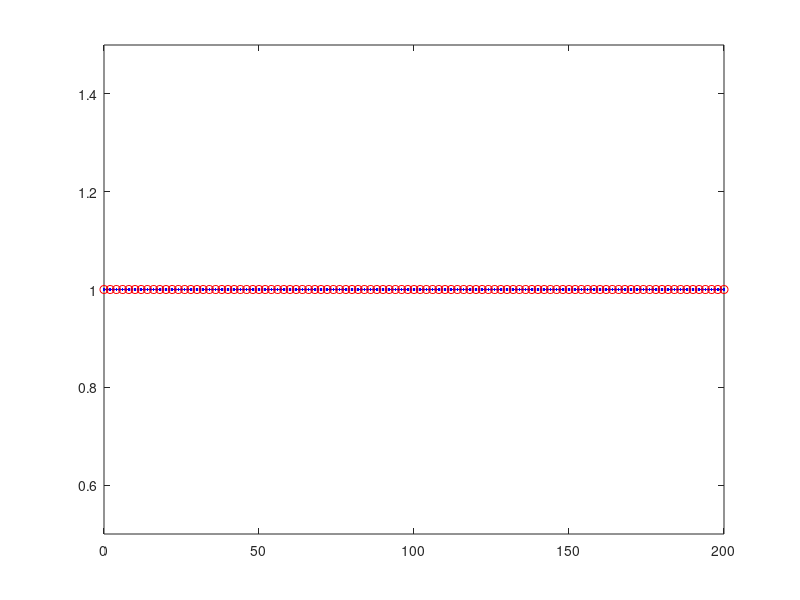

Recreate this plot in MATLAB. (Note: this script raises an error after producing the figure.)
close all
clear
clc


%% ---------------------------------------------------------------
% IVP: u_t = a*u_xx - b*u_x + c*u + f               in (0,L) x (0,T),
%      u(x,0) = u0(x)                    in (0,L),
%      u(0,t) = u(L,t) = 0                 t in (0,T)


%% -----------------------------------------------------------------
% INPUT PARAMETERS:
%   * nt_coarse: number of coarse intervals in time
%   * nx_coarse: number of coarse intervals in space
%   * nt_fine: number of fine intervals in time
%   * nx_fine: number of fine intervals  in space
%   * m: number of fine time steps on each coarse time step
%   * K: number of Parareal iterations (2 <= K <= n_coarse+1)
%        (--> K sequential coarse sweeps and K-1 parallel fine sweeps)
% OUTPUT:
%   * LInfinityErrorNorm



%% -----------------------------------------------------------------


global xC xF a b c

T = 100; %  Intervall (0,T)
L = 1; % omega=(0,L)

type = 'CD'; % Heat 'H',  Convection-diffusion 'CD'


nt_interval = 100; % number of time intervals

nx_coarse = 10; % number of coarse spamtial intervals
nt_coarse = 100;% 300 %20    % number of coarse time intervals


nx_fine = 	10; % number of fine spatial intervals
nt_fine = 200;% 3000 %200 . % number of fine time intervals (nt_coarsex2 )


if strcmp(type,'H') == 1
%--------------------------------------
% % % solution x(L-x)^2*exp(-2*t);

% % %Heat
a = 3;%3
b = 0;%0.005
c = 0;%1
% 
% % %Convection-Diffusion
% % a = 3;%3
% % b = 0.005;%0.005
% % c = 1;%1
% 

%%%%--------------------------------------
% figure
% spy(P)
% figure
% spy(R'*M_tilde*R + Id - R'*R)
% figure
% spy(M_mul)

else
%--------------------------------------
% solution sin(2*pi*x)*exp(-2*t);

% % %Heat
% a = 1;      %0.5;
% b = 0;      %0.0025;
% c = 0;      %0;

% % %Convection-Diffusion
a = 0.5;
b = 0.0025;
c = 1;
% 
% nt_interval = 20; % number of time intervals
% 
% nx_coarse = 10;
% nt_coarse = 20;% 300 %20    % number of coarse time intervals
% 
% 
% nx_fine = 	10;
% nt_fine = 400;% 3000 %200 . % number of fine time intervals

end

%--------------------------------------
% % % % solution x*(L-x)*exp(-2*t);
%
% a = 3;
% b = 0.005;
% c = 1;
%
% nt_interval = 10; % number of time intervals
%
% nx_coarse = 10; % number of coarse spatial intervals
% nt_coarse = 10;% 300 %20    % number of coarse time intervals
%
%
% nx_fine = 	10; % number of fine spatial intervals
% nt_fine = 160;% 3000 %200 . % number of fine time intervals (nt_coarsex2 )


% solver ='BackwardEuler';
solver ='BackwardEuler';

dx = L/nx_fine;   % fine spatial discretization steps
if strcmp(solver,'BackwardEuler')==1
    dt = T/nt_fine;   % fine temporal discretization steps . % dx^2/2 for Runge-Kutta
elseif strcmp(solver,'Runge-Kutta4')==1
    dt = dx^2/6;
end

DT = T/nt_interval;  % reference temporal discretization steps

dX = L/nx_coarse; % coarse spatial discretization steps
dT = T/nt_coarse; % coarse temporal discretization steps

M = DT/dT  % number of coarse time steps on each time interval
m = DT/dt  % number of fine time steps on each time interval

r = dT/dX^2;
r1 = dt/dx^2;

K = 20 % number of Parareal iterations

% 2-level domain decomposition initial
N_fine_nodes = m*nt_interval+1 % 11
% N_subdomains = m + 1% nt_interval + 1 % 6
% Id = eye(N_fine_nodes);


% plot the time domain
figure
plot(0:N_fine_nodes-1,1,'.b',0:m:N_fine_nodes-1,1,'ro')
xlim([0 N_fine_nodes-1])
ylim([0.5 1.5])

%% -----------------------------------------------------------------


xt = linspace(0,T,nt_interval+1);

cmap = hsv(K); % color map

% For the plots

% coarse points
xC = linspace(0,L,nx_coarse+1);
tC = linspace(0,T,nt_interval+1);

% fine points
xF = linspace(0,L,nx_fine+1);
tF = linspace(0,T,nt_fine+1);

cmap = hsv(K);


if strcmp(type,'H') == 1
%-------------------------------------------------------
% % exact solution 1
u_ex=@(x,t) x*(L-x)^2*exp(-2*t);%sin(2*pi*x)*exp(-2*t);%

ux0_function = @(x) (x.*(L-x).^2);%sin(2*pi*x);%

f = @(x,t) b.*(exp(-2.*t).*(L - x).^2 - x.*exp(-2.*t).*(2.*L - 2.*x)) - a.*(2.*x.*exp(-2.*t) - 2.*exp(-2.*t).*(2.*L - 2.*x)) - 2.*x.*exp(-2.*t).*(L - x).^2 - c.*x.*exp(-2.*t).*(L - x).^2;
% f = @(x,t) x.^4.*(1-x)+t.^2;

else
%-------------------------------------------------------
% % exact solution 2
u_ex=@(x,t) sin(2*pi*x)*exp(-2*t);%x*(L-x)^2*exp(-2*t);

%syms a b c x t L
% u = sin(2*pi*x)*exp(-2*t);%x*(L-x)^2*exp(-2*t)
% f = diff(u,t) - a*diff(diff(u,x),x) + b*diff(u,x) - c*u

ux0_function = @(x) sin(2*pi*x);%(x.*(L-x).^2);

f = @(x,t) 4*a*pi^2*exp(-2*t)*sin(2*pi*x) - c*exp(-2*t)*sin(2*pi*x) - 2*exp(-2*t)*sin(2*pi*x) + 2*b*pi*exp(-2*t)*cos(2*pi*x);
end
%-------------------------------------------------------
% % exact solution 3
% % % syms a b c x t L
% % % u = x*(L-x)*exp(-2*t)
% % % f = diff(u,t) - a*diff(diff(u,x),x) + b*diff(u,x) - c*u
% u_ex=@(x,t) x*(L-x)*exp(-2*t);%sin(2*pi*x)*exp(-2*t);%
%
% ux0_function = @(x) (x.*(L-x));%sin(2*pi*x);%
%
% f = @(x,t) 2*a*exp(-2*t) - b*(x.*exp(-2*t) - exp(-2*t).*(L - x)) - 2*x.*exp(-2*t).*(L - x) - c*x.*exp(-2*t).*(L - x);



%% Define fine and coarse propagators
% Backward Euler fine solver
% A_tilde
rF = a*dt/(dx^2);
kF = b*dt/(2*dx);


A_F = (kF-rF)*diag(ones(nx_coarse-2,1),1) + (1+2*rF-c*dt)*eye(nx_coarse-1) - (kF+rF)*diag(ones(nx_coarse-2,1),-1);
Id_F = eye(size(A_F));
A_F_Global =  zeros((nt_interval+1)*(nx_coarse-1));
for i =1:nt_interval+1
    %  i = i + 1
    A_F_Global((i-1)*(nx_coarse-1)+1:i*(nx_coarse-1),(i-1)*(nx_coarse-1)+1:i*(nx_coarse-1)) = Id_F;
    if i>1
        A_F_Global((i-1)*(nx_coarse-1)+1:i*(nx_coarse-1),(i-2)*(nx_coarse-1)+1:(i-1)*(nx_coarse-1)) = -A_F^-(m);
    end
end
A_tilde = A_F_Global;
condNumberA_F = cond(-A_F^-(m))
condNumberA_F_Global=cond(A_F_Global)
% Backward Euler coarse solver
% M_tilde
rC = a*dT/(dX^2);
kC = b*dT/(2*dX);

A_C = (kC-rC)*diag(ones(nx_coarse-2,1),1) + (1+2*rC-c*dT)*eye(nx_coarse-1) - (kC+rC)*diag(ones(nx_coarse-2,1),-1);
Id_C = eye(size(A_C));
A_C_Global =  zeros((nt_interval+1)*(nx_coarse-1));
for i =1:nt_interval+1
    %  i = i + 1
    A_C_Global((i-1)*(nx_coarse-1)+1:i*(nx_coarse-1),(i-1)*(nx_coarse-1)+1:i*(nx_coarse-1)) = Id_C;
    if i>1
        A_C_Global((i-1)*(nx_coarse-1)+1:i*(nx_coarse-1),(i-2)*(nx_coarse-1)+1:(i-1)*(nx_coarse-1)) = -A_C^-1;
    end
end
M_tilde = A_C_Global;
condNumberA_C = cond(-A_C^-(1))
condNumberA_C_Global = cond(A_C_Global)
%%


% Exact solution at time T = 1
U_exact=zeros(1,nx_fine+1);
U_exact_full = zeros((nt_interval+1)*(nx_fine-1),1);
for i=1:nx_fine+1
    U_exact(i)=u_ex(xF(i),T);
end

% initial solution u0
ux0 = ux0_function(xF(2:end-1))';

% % Define original A and I_F
A_Fo = (kF-rF)*diag(ones(nx_fine-2,1),1) + (1+2*rF-c*dt)*eye(nx_fine-1) - (kF+rF)*diag(ones(nx_fine-2,1),-1);
Id_Fo = eye(size(A_Fo));
A_Original =  zeros(m*nt_interval+1);
for i =1:m*nt_interval+1
    %  i = i + 1
    A_Original((i-1)*(nx_coarse-1)+1:i*(nx_coarse-1),(i-1)*(nx_coarse-1)+1:i*(nx_coarse-1)) = Id_Fo;
    if i>1
        A_Original((i-1)*(nx_coarse-1)+1:i*(nx_coarse-1),(i-2)*(nx_coarse-1)+1:(i-1)*(nx_coarse-1)) = -A_Fo^-1;
    end
end
condNumber_A_Original=cond(A_Original)



% Restriction matric for the right hand side
R_rhs =  zeros((nt_interval+1)*(nx_fine-1),(m*nt_interval+1)*(nx_fine-1));
seq_rhs = [zeros(nx_fine-1,(m*nt_interval+1)*(nx_fine-1))];
for i = 1:m
    seq_rhs(:,(i)*(nx_fine-1)+1:(i+1)*(nx_fine-1)) =  A_Fo^-(m-i);
end

for i = 1:nt_interval+1
    %  i = i + 1
    if i == 1
        R_rhs((i-1)*(nx_fine-1)+1:i*(nx_fine-1),(i-1)*(nx_fine-1)+1:i*(nx_fine-1)) = Id_Fo;
        i_temp = 0;
        
    else
        R_rhs((i-1 )*(nx_fine-1)+1:(i )*(nx_fine-1),:) = seq_rhs;
        seq_rhs = [zeros(nx_fine-1,(m)*(nx_fine-1)) seq_rhs];
        seq_rhs(:,end-(m)*(nx_fine-1)+1:end)=[];
        i_temp = i_temp + nx_fine-1;
    end
end


% source force F
F = zeros((m*nt_interval+1)*(nx_fine-1),1);
F(1:nx_fine-1) = ux0;
% i_temp = 1;
% t0 = tF(1); i = i+1
for i = 2:m*nt_interval+1
    F((i-1)*(nx_fine-1) + 1 :i*(nx_fine-1) ,:) = A_Fo^-1*dt*f(xF(2:nx_fine),tF(i))';
end

uF_seq =  FineSolver(A_F,m,nt_interval,nx_fine,F);

uF_seq_mat=[];
for i = 1:length(uF_seq)/(nx_coarse-1)
    uF_seq_mat(:,i) = [uF_seq((i-1)*(nx_coarse-1)+1:(i)*(nx_coarse-1))];
end


%     Uk_0 = uF_true;
% end
figure
hold on
plot(xF,[0;uF_seq(end-nx_fine+2:end);0])

plot(xF,U_exact)
legend('U_{FineSequential}','U_{ex}')
title('Sequentially Fine Solution and the Exact Solution')

% uF_seq = U_exact;
% return
%% ------------------------------------------------------------------
% initial coarse integration

% initial solution u0
ux0C = ux0_function(xC(2:end-1))';

% Coarse sequential propagator

Uk_0C = zeros((nt_interval+1)*(nx_coarse-1),1);
Uk_0C(1:nx_coarse-1) = ux0C;
% rhs0 = [ux0; zeros(((nt_interval+1)*(nx_coarse-1)-nx_coarse+1),1)];
%  rhs = [ux0; (A_tilde-M_tilde)*Uk_0];
% source force F
F_C = zeros((nt_interval+1)*(nx_coarse-1),1);
F_C(1:nx_coarse-1) = ux0C;
% i_temp = 1;
for i = 2:nt_interval+1
    F_C((i-1)*(nx_coarse-1) + 1 :i*(nx_coarse-1) ,:) = A_C^-1*dT*f(xC(2:nx_coarse),tC(i))';
end


% coarse space initial
indice_R_coarse  = 0:m:m*nt_interval;
R = zeros((nx_coarse-1)*length(indice_R_coarse),(m*nt_interval+1)*(nx_coarse-1));
for i = 1:length(indice_R_coarse)
    R((i-1)*(nx_coarse-1)+1:(i)*(nx_coarse-1),indice_R_coarse(i)*(nx_coarse-1)+1:indice_R_coarse(i)*(nx_coarse-1)+(nx_coarse-1)) = Id_C;
end

% coarse correction
R'*M_tilde*R;
% return
% first subdomain  Omega_1 = {0}
R1 = zeros((nx_coarse-1),(m*nt_interval+1)*(nx_coarse-1));
R1(1:nx_coarse-1,1:nx_coarse-1) = Id_C;
A1 = R1*A_Original*R1';



% define nodes in other subdomains
N_nodes_subdomain = m;

% Number of subdomains except the first subdomain
N_subdomain = m/N_nodes_subdomain*nt_interval%nt_fine/N_nodes_subdomain

indice_R_subdomains = zeros(N_subdomain,N_nodes_subdomain);
for i =1:size(indice_R_subdomains,1)
    indice_R_subdomains(i,:) =  (i-1)*N_nodes_subdomain+1:(i-1)*N_nodes_subdomain+N_nodes_subdomain;
end

% Omega_2 = {1,2} Omega_3 = {3,4}
R2_end = zeros(N_subdomain*N_nodes_subdomain*(nx_coarse-1),(N_subdomain*N_nodes_subdomain+1)*(nx_coarse-1)) ;
for i = 1:N_subdomain*N_nodes_subdomain
    R2_end((i-1)*(nx_coarse-1)+1:i*(nx_coarse-1),(i)*(nx_coarse-1)+1:(i+1)*(nx_coarse-1)) = Id_F;
end

R_sub = [];       % restriction matrices
A_sub = [];       % sub-matrices
for i = 2: N_subdomain+1
    R_sub{i} = R2_end(N_nodes_subdomain*(nx_coarse-1)*(i-2)+1:N_nodes_subdomain*(nx_coarse-1)*(i-2)+N_nodes_subdomain*(nx_coarse-1),:);
    A_sub{i} = R_sub{i}*A_Original*R_sub{i}';
end

% % define 2-level domain decomposition multiplicative preconditioner
P = R1'*A1*R1;
P1 = R1'*A1^-1*R1;
for i = 2:N_subdomain+1
    P = P + R_sub{i}'*A_sub{i}*R_sub{i};
    P1 = P1 + R_sub{i}'*A_sub{i}^-1*R_sub{i};
end
DDD = P^-1 - P1;
norm(DDD)
% return

%%Multiplicative
Id = eye(size(A_Original));
M_mul = P*(R'*M_tilde*R +  Id - R'*R);

%%Additive
M_add = P + (R'*M_tilde*R - R'*R);

%%% Coarse space correction
B = R'*M_tilde*R +  Id - R'*R;

% initial coarse solution
uC = M_tilde\( F_C);
uC_mat = [];


for i = 1:length(uC)/(nx_coarse-1)
    uC_mat(:,i) = [uC((i-1)*(nx_coarse-1)+1:(i)*(nx_coarse-1))];
end
% uC_mat=uC_mat';
ttrue = linspace(0,T,nt_interval*m+1);
pick = 1:m:nt_interval*m+1;
U_fine_interpolation = spline(ttrue(pick),uC_mat,ttrue);
% U_fine_interpolation = interp1(ttrue(pick),uC_mat',ttrue,'spline');

% return
U_fine = [];
for i = 1:size(U_fine_interpolation,2)
    U_fine((i-1)*(nx_coarse-1)+1:(i)*(nx_coarse-1),:) = U_fine_interpolation(:,i);
end


U_fine_mat_reduce = U_fine_interpolation(:,pick);
for i = 1: nt_interval+1
    U_fine_pick((i-1)*(nx_coarse-1)+1:(i)*(nx_coarse-1),:) =  U_fine_mat_reduce(:,i);
end






% proNj = 1;

% normInf2executiveParearealIter = [];
% normInfDefect = [norm(U_fine_pick - uF_seq,inf)];%[norm(uC(end-nx_coarse+2:end,:) - uF_seq(end-nx_coarse+2:end,:),inf)];%
%
% L2NormError = [ norm(U_fine_pick - uF_seq,2)];%[ sqrt(sum(sum(dT*(uF_seq(end-nx_coarse+2:end,:)-uC(end-nx_coarse+2:end,:)).^2)))];%
% LInfNormError = [norm(U_fine_pick - uF_seq,inf)];%[max(abs(uF_seq(end-nx_coarse+2:end,:)-uC(end-nx_coarse+2:end,:)))];%


normInf2executiveParearealIter = [];
normInfDefect = [norm(U_fine_mat_reduce' - uF_seq_mat',inf)];%[norm(uC(end-nx_coarse+2:end,:) - uF_seq(end-nx_coarse+2:end,:),inf)];%



% L2NormError_FC = [ norm(U_fine_mat_reduce' - uF_seq_mat',2)];%[ sqrt(sum(sum(dT*(uF_seq(end-nx_coarse+2:end,:)-uC(end-nx_coarse+2:end,:)).^2)))];%
L2NormError_FC = [ sqrt(sum(dX*sum(dT*(U_fine_mat_reduce' - uF_seq_mat').^2)))];%[ sqrt(sum(sum(dT*(uF_seq(end-nx_coarse+2:end,:)-uC(end-nx_coarse+2:end,:)).^2)))];%
LInfNormError_FC = [norm(U_fine_mat_reduce' - uF_seq_mat',inf)];%[max(abs(uF_seq(end-nx_coarse+2:end,:)-uC(end-nx_coarse+2:end,:)))];%

L2NormError_FCF = [ sqrt(sum(dX*sum(dT*(U_fine_mat_reduce' - uF_seq_mat').^2)))];%[ sqrt(sum(sum(dT*(uF_seq(end-nx_coarse+2:end,:)-uC(end-nx_coarse+2:end,:)).^2)))];%
LInfNormError_FCF = [norm(U_fine_mat_reduce' - uF_seq_mat',inf)];%[max(abs(uF_seq(end-nx_coarse+2:end,:)-uC(end-nx_coarse+2:end,:)))];%

L2NormError_FCFF = [ sqrt(sum(dX*sum(dT*(U_fine_mat_reduce' - uF_seq_mat').^2)))];%[ sqrt(sum(sum(dT*(uF_seq(end-nx_coarse+2:end,:)-uC(end-nx_coarse+2:end,:)).^2)))];%
LInfNormError_FCFF = [norm(U_fine_mat_reduce' - uF_seq_mat',inf)];%[max(abs(uF_seq(end-nx_coarse+2:end,:)-uC(end-nx_coarse+2:end,:)))];%

L2NormError_FCFC = [ sqrt(sum(dX*sum(dT*(U_fine_mat_reduce' - uF_seq_mat').^2)))];%[ sqrt(sum(sum(dT*(uF_seq(end-nx_coarse+2:end,:)-uC(end-nx_coarse+2:end,:)).^2)))];%
LInfNormError_FCFC = [norm(U_fine_mat_reduce' - uF_seq_mat',inf)];%[max(abs(uF_seq(end-nx_coarse+2:end,:)-uC(end-nx_coarse+2:end,:)))];%

L2NormError_FCFCF = [ sqrt(sum(dX*sum(dT*(U_fine_mat_reduce' - uF_seq_mat').^2)))];%[ sqrt(sum(sum(dT*(uF_seq(end-nx_coarse+2:end,:)-uC(end-nx_coarse+2:end,:)).^2)))];%
LInfNormError_FCFCF = [norm(U_fine_mat_reduce' - uF_seq_mat',inf)];%[max(abs(uF_seq(end-nx_coarse+2:end,:)-uC(end-nx_coarse+2:end,:)))];%

FC_boundL2 = L2NormError_FC;
FCF_boundL2 = L2NormError_FC;
FCFF_boundL2 = L2NormError_FC;
FCFC_boundL2 = L2NormError_FC;
FCFCF_boundL2 = L2NormError_FC;

%%
U0n = U_fine_mat_reduce;
% U=U_fine;


phi = A_F^-1;
phiDT = A_C^-1;
lambda = eig(phi);
mu = eig(phiDT);
U_FC = U_fine;
U_FCF = U_fine;
U_FCFF = U_fine;
U_FCFC = U_fine;
U_FCFCF = U_fine;

% iteration loop
U_fine_temp=[];
for k = 1: K
    F - A_Original*U_FC    % FC - relaxation
    [U_FC,L2NormError_FC_k,LInfNormError_FC_k] = TwolevelDDsolveConvDiff(F,A_Original,U_FC,N_subdomain,dX,dT,R1,A1,R_sub,A_sub,R,M_tilde,pick,nx_fine,uF_seq_mat,'FC')
    L2NormError_FC(k+1) = L2NormError_FC_k;
    LInfNormError_FC(k+1) = LInfNormError_FC_k;
    
    % FCF - relaxation
    [U_FCF,L2NormError_FCF_k,LInfNormError_FCF_k] = TwolevelDDsolveConvDiff(F,A_Original,U_FCF,N_subdomain,dX,dT,R1,A1,R_sub,A_sub,R,M_tilde,pick,nx_fine,uF_seq_mat,'FCF')
    L2NormError_FCF(k+1) = L2NormError_FCF_k;
    LInfNormError_FCF(k+1) = LInfNormError_FCF_k;
    
    % FCFF - relaxation
    [U_FCFF,L2NormError_FCFF_k,LInfNormError_FCFF_k] = TwolevelDDsolveConvDiff(F,A_Original,U_FCFF,N_subdomain,dX,dT,R1,A1,R_sub,A_sub,R,M_tilde,pick,nx_fine,uF_seq_mat,'FCFF')
    L2NormError_FCFF(k+1) = L2NormError_FCFF_k;
    LInfNormError_FCFF(k+1) = LInfNormError_FCFF_k;
    
    
    % FCFC - relaxation
    [U_FCFC,L2NormError_FCFC_k,LInfNormError_FCFC_k] = TwolevelDDsolveConvDiff(F,A_Original,U_FCFC,N_subdomain,dX,dT,R1,A1,R_sub,A_sub,R,M_tilde,pick,nx_fine,uF_seq_mat,'FCFC')
    L2NormError_FCFC(k+1) = L2NormError_FCFC_k;
    LInfNormError_FCFC(k+1) = LInfNormError_FCFC_k;
    
    % FCFCF - relaxation
    [U_FCFCF,L2NormError_FCFCF_k,LInfNormError_FCFCF_k] = TwolevelDDsolveConvDiff(F,A_Original,U_FCFCF,N_subdomain,dX,dT,R1,A1,R_sub,A_sub,R,M_tilde,pick,nx_fine,uF_seq_mat,'FCFCF')
    L2NormError_FCFCF(k+1) = L2NormError_FCFCF_k;
    LInfNormError_FCFCF(k+1) = LInfNormError_FCFCF_k;
    
    
    
    %     plot(xC,[0;U_fine(end-nx_coarse+2:end);0],'Color',cmap(k,:),'Marker','o');
    
    U_fine_mat_FC = [];
    for i = 1:length(U_FC)/(nx_fine-1)
        U_fine_mat_FC(:,i) = [U_FC((i-1)*(nx_fine-1)+1:(i)*(nx_fine-1))];
    end   
    U_fine_mat_reduce_FC =  U_fine_mat_FC(:,pick);
    
      U_fine_mat_FCF = [];
    for i = 1:length(U_FCF)/(nx_fine-1)
        U_fine_mat_FCF(:,i) = [U_FCF((i-1)*(nx_fine-1)+1:(i)*(nx_fine-1))];
    end   
    U_fine_mat_reduce_FCF =  U_fine_mat_FCF(:,pick);
    
      U_fine_mat_FCFF = [];
    for i = 1:length(U_FCFF)/(nx_fine-1)
        U_fine_mat_FCFF(:,i) = [U_FCFF((i-1)*(nx_fine-1)+1:(i)*(nx_fine-1))];
    end   
    U_fine_mat_reduce_FCFF =  U_fine_mat_FCFF(:,pick);
    
      U_fine_mat_FCFC = [];
    for i = 1:length(U_fine)/(nx_fine-1)
        U_fine_mat_FCFC(:,i) = [U_FCFC((i-1)*(nx_fine-1)+1:(i)*(nx_fine-1))];
    end   
    U_fine_mat_reduce_FCFC =  U_fine_mat_FCFC(:,pick);
    
      U_fine_mat_FCFCF = [];
    for i = 1:length(U_FCFCF)/(nx_fine-1)
        U_fine_mat_FCFCF(:,i) = [U_FCFCF((i-1)*(nx_fine-1)+1:(i)*(nx_fine-1))];
    end   
    U_fine_mat_reduce_FCFCF =  U_fine_mat_FCFCF(:,pick);
    
    
     FC_boundL2(k+1) = max(abs(lambda.^m - mu).*(1 - abs(mu).^((nt_interval)/m) )./ (1 - abs(mu))).^(k)*sqrt(sum(dX*sum(dT*(U_fine_mat_reduce_FC' - uC_mat').^2)));
    FCF_boundL2(k+1) = max(abs(lambda.^m - mu).*(1 - abs(mu).^((nt_interval)/m-1) )./ (1 - abs(mu)).*abs(lambda).^(m)).^(k)*sqrt(sum(dX*sum(dT*(U_fine_mat_reduce_FCF' - uC_mat').^2)));
    FCFF_boundL2(k+1) = max(abs(lambda.^m - mu).*(1 - abs(mu).^((nt_interval)/m-2) )./ (1 - abs(mu)).*abs(lambda).^(2*m)).^(k)*sqrt(sum(dX*sum(dT*(U_fine_mat_reduce_FCFF' - uC_mat').^2)));
    FCFC_boundL2(k+1) = max((lambda.^m - mu).^2.*(1 - ((nt_interval)/m ).*abs(mu).^((nt_interval)/m-1) + ((nt_interval)/m-1).*abs(mu).^((nt_interval)/m) )./ (1 - abs(mu)).^2).^(k)*sqrt(sum(dX*sum(dT*(U_fine_mat_reduce_FCFC' - uC_mat').^2)));
    FCFCF_boundL2(k+1) = max((lambda.^m - mu).^2.*(1 - ((nt_interval)/m - 1 ).*abs(mu).^((nt_interval)/m-2) + ((nt_interval)/m-2).*abs(mu).^((nt_interval)/m-1) )./ (1 - abs(mu)).^2.*abs(lambda).^m).^(k)*sqrt(sum(dX*sum(dT*(U_fine_mat_reduce_FCFCF' - uC_mat').^2)));

    
    
    
end  % iteration loop

% uF_true_coarse=uF_true(pick)
U_fine_pick;

% U_fine_mat = [];
% for i = 1:length(U_fine)/(nx_fine-1)
%     U_fine_mat(:,i) = [U_fine((i-1)*(nx_fine-1)+1:(i)*(nx_fine-1))];
% end

% U_fine_mat_reduce = U_fine_mat(:,pick);
U_plot = [zeros(nt_interval+1,1) U_fine_mat_reduce' zeros(nt_interval+1,1)];

figure
surf(xC,tC,U_plot)


% figure
% semilogy(1:K, normInf2executiveParearealIter,'-*b',0:K,normInfDefect,'-*r')
% legend('normInf2executiveParearealIter','normInfDefect')
% xlabel('k')
% title(solver)

L2NormError_FC=L2NormError_FC'
LInfNormError_FC=LInfNormError_FC'

L2NormError_FCF=L2NormError_FCF'
LInfNormError_FCF=LInfNormError_FCF'

L2NormError_FCFF=L2NormError_FCFF'
LInfNormError_FCFF=LInfNormError_FCFF'

L2NormError_FCFC=L2NormError_FCFC'
LInfNormError_FCFC=LInfNormError_FCFC'

L2NormError_FCFCF=L2NormError_FCFCF'
LInfNormError_FCFCF=LInfNormError_FCFCF'


% FC_boundL2 = FC_boundL2'
% FCF_boundL2 = FCF_boundL2'
% FCFF_boundL2 = FCFF_boundL2'
% FCFC_boundL2 = FCFC_boundL2'
% FCFCF_boundL2 = FCFCF_boundL2'


% figure
% semilogy(0:K,LInfNormError,'r-^',0:K,L2NormError,'b-o')
% legend('L^{\infty}NormError','L^2NormError')
% xlabel('k')
% % xlim([0 30])
% ylim([1e-16 1e-2])
% title('Error norm between the Parareal solution and the Sequential Fine solution at the end of each time-slice')

% figure
% semilogy(0:K,L2NormError,'b--o',0:K,FC_boundL2,'m-*')
% legend('L^2NormError','FC boundL2')
% xlabel('k')
% % xlim([0 30])
% ylim([1e-16 1e-2])
% title('Error norm between the Parareal solution and the Sequential Fine solution at the end of each time-slice')

% norm((R'*M_tilde*R + Id - R'*R)^-1 - (R'*M_tilde^-1*R + Id - R'*R))

%----------------------------
% %FC bound L2
figure
semilogy(0:K,L2NormError_FC,'b--^',0:K,FC_boundL2,'ro-')
legend('L^2NormError','FC boundL2')
xlabel('k')
ylim([1e-18 1])
title(['T=',num2str(T)])
%----------------------------
% %FCF bound L2
figure
semilogy(0:K,L2NormError_FCF,'b--^',0:K,FCF_boundL2,'ro-')
legend('L^2NormError','FCF boundL2')
xlabel('k')
ylim([1e-18 1])
title(['T=',num2str(T)])
%----------------------------
%FCFF bound L2
figure
semilogy(0:K,L2NormError_FCFF,'b--^',0:K,FCFF_boundL2,'ro-')
legend('L^2NormError','FCFF boundL2')
xlabel('k')
ylim([1e-18 1])
title(['T=',num2str(T)])



%----------------------------
% %FCFC bound L2
figure
semilogy(0:K,L2NormError_FCFC,'b--^',0:K,FCFC_boundL2,'ro-')
legend('L^2NormError','FCFC boundL2')
xlabel('k')
ylim([1e-18 1])
title(['T=',num2str(T)])

% %----------------------------
% % %FCFC bound L2
figure
semilogy(0:K,L2NormError_FCFCF,'b--^',0:K,FCFCF_boundL2,'ro-')
legend('L^2NormError','FCFCF boundL2')
xlabel('k')
ylim([1e-18 1])
title(['T=',num2str(T)])

% %----------------------------
% figure
% semilogy(0:K,L2NormError_FC,'b--^',0:K,L2NormError_FCF,'m--^',0:K,L2NormError_FCFF,'c--^',0:K,L2NormError_FCFC,'g--^',0:K,L2NormError_FCFCF,'r--^','LineWidth',1.5) % northeast
% legend({'L^2- FC- Two-level DD','L^2- FCF- Two-level DD','L^2- FCFF- Two-level DD','L^2- FCFC- Two-level DD','L^2- FCFCF- Two-level DD'},'Location','northeast','FontSize',12) % southwest
% xlabel('Iteration')
% ylabel('Error')
% ylim([1e-18 1e-3]) 
% title(['T=',num2str(T)])

figure
semilogy(0:K,L2NormError_FC,'b--^',0:K,L2NormError_FCF,'m--^',0:K,L2NormError_FCFF,'c--^',0:K,L2NormError_FCFCF,'r--^','LineWidth',1.5) % northeast
legend({'SC two-level additive Schwarz','SCS two-level additive Schwarz','SCS^{2} two-level additive Schwarz','S(CS)^{2} two-level additive Schwarz'},'Location','northeast','FontSize',12) % northeast southwest
xlabel('Iteration')
ylabel('Error')
ylim([1e-18 1e-1]) 
title(['T=',num2str(T)])





% figure
% semilogy(0:K,L2NormError_FC,'b-^',0:K,L2NormError_FCF,'m-^',0:K,L2NormError_FCFF,'c-^',0:K,L2NormError_FCFC,'g-^',0:K,L2NormError_FCFCF,'r-^')
% legend('L^2NormError FC-relaxation','L^2NormError FCF-relaxation','L^2NormError FCFF-relaxation','L^2NormError FCFC-relaxation','L^2NormError FCFCF-relaxation')
% xlabel('k')
% ylim([1e-18 1])
% title(['T=',num2str(T)])










% % %FC - relaxation
% FC_relax_error_propagation = (eye(n)-M1^-1*A);
% FC_relax_error_propagation_coarse = FC_relax_error_propagation(1:3:end,1:3:end)
%
% % %FCF - relaxation
% % a = (eye(n)-P^-1*A)
% % b = (eye(n)-M1^-1*A)
% % a*b - b*a
% FCF_relax_error_propagation = (eye(n)-P^-1*A)*(eye(n)-M1^-1*A);
% FCF_relax_error_propagation_coarse = FCF_relax_error_propagation(1:3:end,1:3:end)
%
%
% % %FCFF - relaxation
% FCFF_relax_error_propagation = (eye(n)-P^-1*A)*(eye(n)-P^-1*A)*(eye(n)-M1^-1*A);
% FCFF_relax_error_propagation_coarse = FCFF_relax_error_propagation(1:3:end,1:3:end)
%
%
% % % FC-FC - relaxation
% FCFC_relax_error_propagation = (eye(n)-M1^-1*A)*(eye(n)-M1^-1*A);
% FCFC_relax_error_propagation_coarse = FCFC_relax_error_propagation(1:3:end,1:3:end)
%
% % % FC-FC-F - relaxation
% FCFCF_relax_error_propagation = (eye(n)-P^-1*A)*(eye(n)-M1^-1*A)^2;
% FCFCF_relax_error_propagation_coarse = FCFCF_relax_error_propagation(1:3:end,1:3:end)

% phi = -A_F^-1;
% phiDT = -A_C^-1;
% eig_F = eig(phi)
% eig_C = eig(phiDT)
%
% L2NormError_FC = L2NormError'
% FC_boundL2 = FC_boundL2'
% FC_bound = max(abs(eig(phi).^m - eig(phiDT)).*(1 - abs(eig(phiDT)).^((nt_interval-1)/m) )./ (1 - eig(phiDT)))
%
% FCF_bound = max(abs(eig(phi).^m - eig(phiDT)).*(1 - abs(eig(phiDT)).^((nt_interval-1)/m) )./ (1 - eig(phiDT)).*abs(eig(phi)).^m)






% test commute
a1 = 2*(phi^m-phiDT)*phiDT*(phi^m-phiDT);
a2 = 2*phiDT*(phi^m-phiDT)^2;









